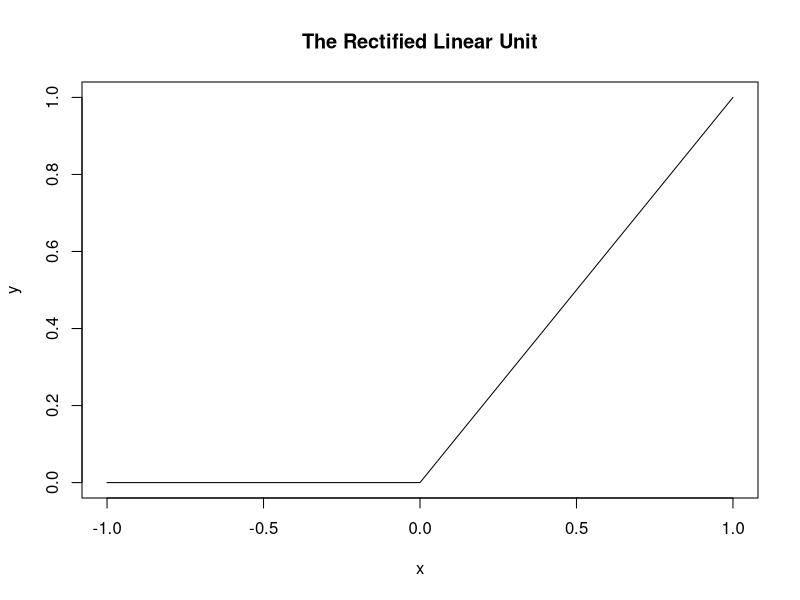

Write the R code that produced this figure.
relu.func <- function(x) {
  sapply(
    FUN = function(x) {
      if(x<0) {
        return(0) #y
      } else {
        return(x)
      }
    },
    X = x,
    simplify = T
  )
}
x.vec <- seq(-1000,1000)/1000
y.vec <- relu.func(x.vec)
plot(type = 'l',x=x.vec,y=y.vec,xlab = "x",ylab = "y",main = "The Rectified Linear Unit")